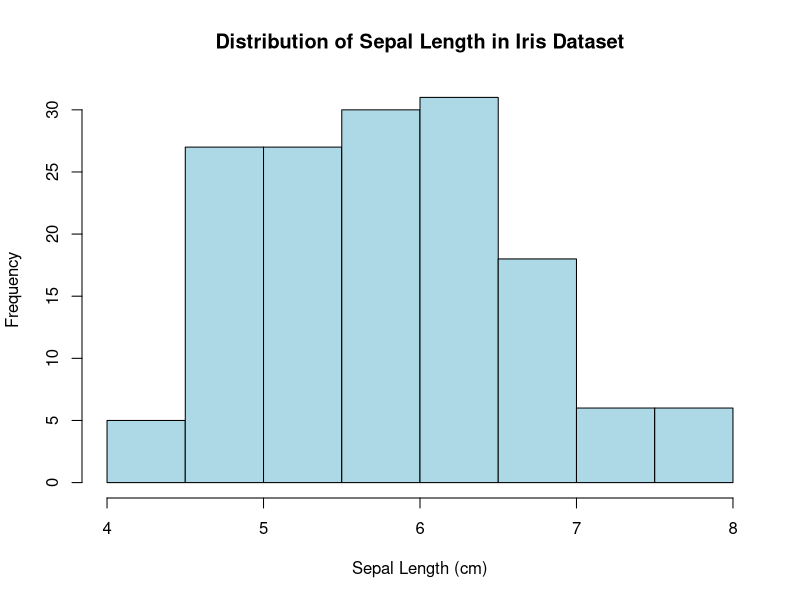
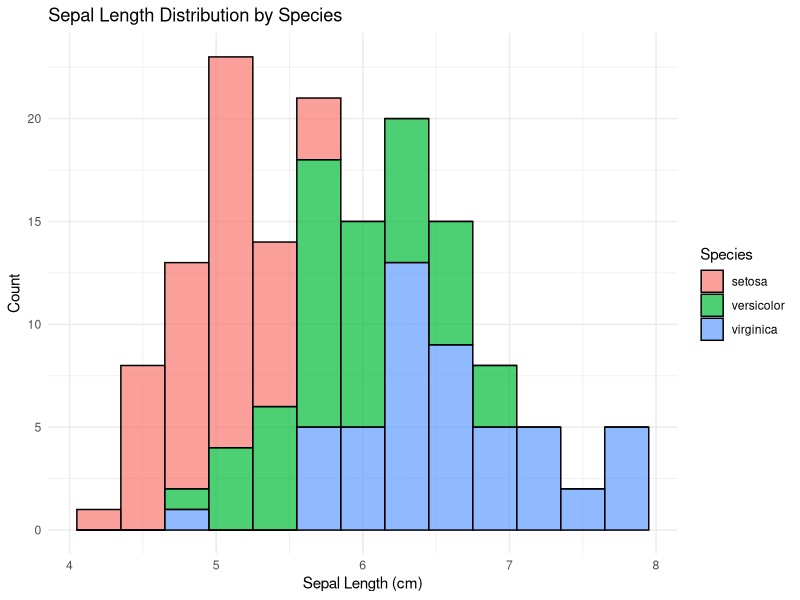
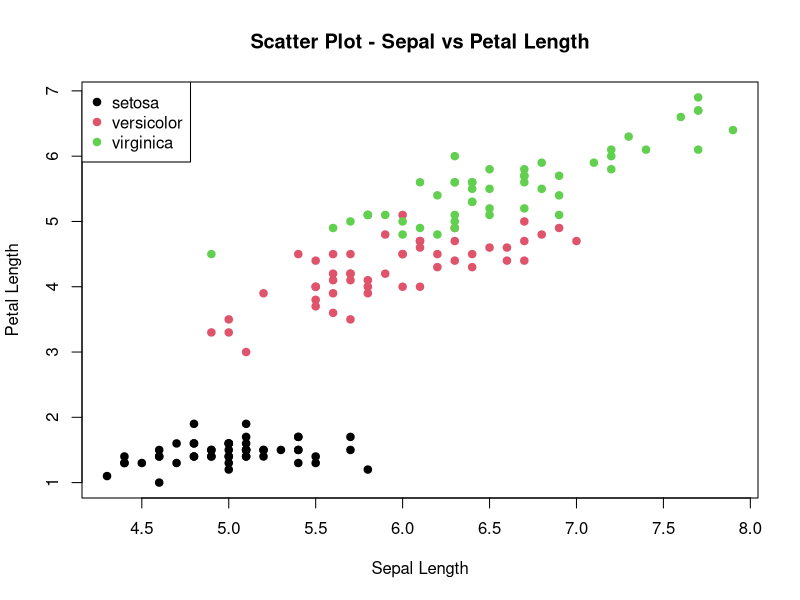
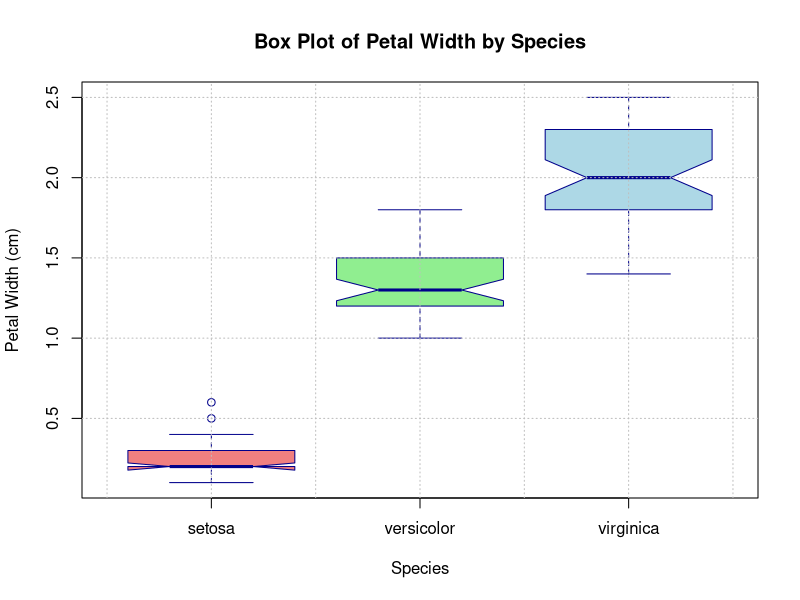
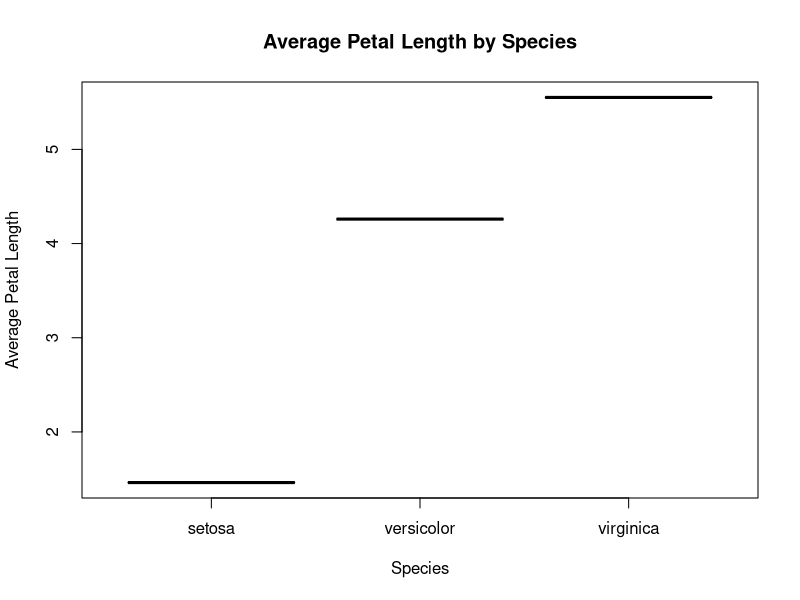

Write the R code that produced these figures, in order.
# ====================================================================
# lab10_obsidian.R
# Collaborative R Visualization Project
# Dataset: iris 
# Team Members:
# Rudresh 2330
# Sangana Ibrampurkar 2310
# Sanika Hoble 2309
# Unnat Umerye 2303
# Shripad Chodankar 2317
# Rakshita Kubal 2319 
# Adit Amonkar 23 
# ====================================================================
# Load dataset
data(iris)

# View structure
str(iris)

# 1. Histogram - Distribution of Sepal Length
# View structure
str(iris)

# Histogram for Sepal.Length
hist(iris$Sepal.Length,
     main = "Distribution of Sepal Length in Iris Dataset",
     xlab = "Sepal Length (cm)",
     ylab = "Frequency",
     col = "lightblue",
     border = "black")

library(ggplot2)
ggplot(iris, aes(x = Sepal.Length, fill = Species)) +
  geom_histogram(binwidth = 0.3, color = "black", alpha = 0.7) +
  labs(title = "Sepal Length Distribution by Species",
       x = "Sepal Length (cm)",
       y = "Count") +
  theme_minimal()


# 2. Scatter Plot - Sepal vs Petal Length
plot(iris$Sepal.Length, iris$Petal.Length,
     main = "Scatter Plot - Sepal vs Petal Length",
     xlab = "Sepal Length",
     ylab = "Petal Length",
     col = iris$Species,
     pch = 19)
legend("topleft", legend = unique(iris$Species), col = 1:3, pch = 19)


# 3. Box Plot - Petal Width by Species
# Description:
# This box plot visualizes the distribution of Petal Width for each species in the iris dataset.
# It helps identify the spread, median, and any potential outliers.

# Display first few rows to understand structure
head(iris)

# Box Plot to compare Petal Width across Species
boxplot(Petal.Width ~ Species,
        data = iris,
        main = "Box Plot of Petal Width by Species",
        xlab = "Species",
        ylab = "Petal Width (cm)",
        col = c("lightcoral", "lightgreen", "lightblue"),
        border = "darkblue",
        notch = TRUE)  #Adds notches to show median confidence interval
# Add grid lines for better readability
grid(nx = NULL, ny = NULL, col = "grey", lty = "dotted")

# Explanation :
# 1. Each box represents the interquartile range (IOR) of Petal Width for a species.
# 2. The horizontal line inside each box is the median Petal Width.
# 3. The whiskers show variability outside the upper and lower quartiles.
# 4. Points outside the whiskers (if any) represent outliers.
# 5. From the plot, we observe:
#    - Iris-setosa has the smallest and least variable petal width.
#    - Iris-versicolor shows moderate spread.
#    - Iris-virginica has the largest pertal width range. 


# 4. Line Plot - Mean Petal Length per Species
avg <- aggregate(Petal.Length ~ Species, iris, mean)
plot(avg$Species, avg$Petal.Length,
     type = "o",
     main = "Average Petal Length by Species",
     xlab = "Species",
     ylab = "Average Petal Length",
     col = "purple")


# 5. Bar Plot - Count of Each Species


# 6. Pie Chart


# 7. Heat Map 
